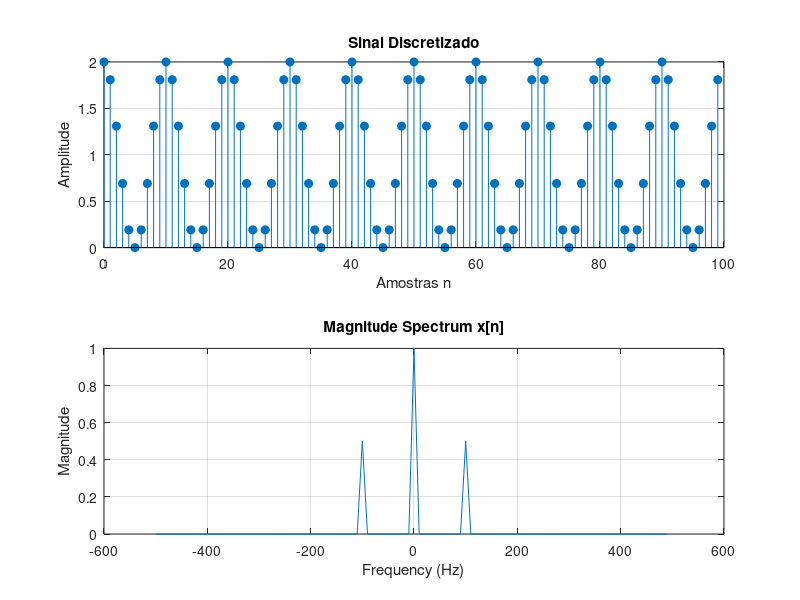

Reproduce this figure in MATLAB.
N = 100;               % Number of samples
fs = 1000;             % Sampling frequency (Hz)
f0 = 100;              % Cosine frequency (Hz)
C = 1;                 % DC Component
A = 1;                 % Cosine amplitude
n = 0:N-1;             % Discrete Time Index

% Gerando o sinal
x = C + A * cos(2 * pi * f0 * n / fs);

% Calculando a FFT do sinal
X = fftshift(fft(x));
X_mag = abs(X) / N;
f = (-N/2:N/2-1) * (fs / N);

% Plotando o sinal discretizado
figure;
subplot(2,1,1);
stem(n, x, 'filled');
xlabel('Amostras n');
ylabel('Amplitude');
title('Sinal Discretizado');
grid on;

% Plotando o espectro de magnitude
subplot(2,1,2);
plot(f, X_mag);
xlabel('Frequency (Hz)');
ylabel('Magnitude');
title('Magnitude Spectrum x[n]');
grid on;
